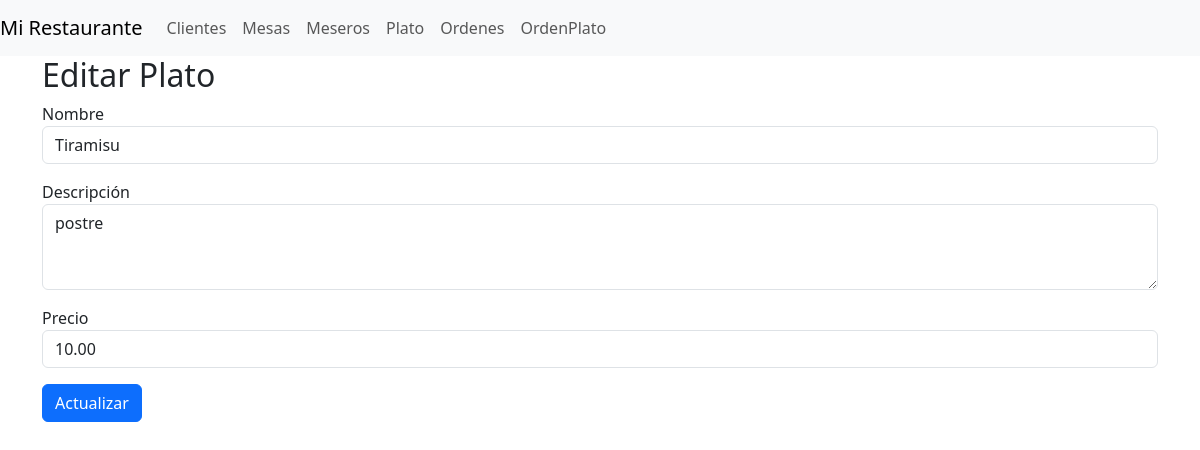
/restaurante/platos/update/1/, run on the app's committed database.
### restaurante/models/plato.py (models this page shows, shortened)
class Plato(models.Model):
    nombre = models.CharField(max_length=100)
    descripcion = models.TextField()
    precio = models.DecimalField(max_digits=8, decimal_places=2)

### restaurante/views/plato_views.py (the view)
# urls.py: path('platos/update/<int:id>/', views.platos_update, name='platos_update'),
def platos_update(request, id):
    plato = Plato.objects.get(id=id)
    if request.method == "POST":
        plato.nombre = request.POST.get("nombre")
        plato.descripcion = request.POST.get("descripcion")
        plato.precio = request.POST.get("precio")
        plato.save()
        return redirect("platos")
    return render(request, "restaurante/platos/form.html", {"plato": plato})

### templates/restaurante/platos/form.html (shortened to what this page needs)
{% extends 'restaurante/base.html' %}
    {% block content %}
        <div class="container">
            <h2>{% if plato %}Editar Plato{% else %}Crear Plato{% endif %}</h2>
            <form method="post">
                <div class="form-group mb-3">
                    <label for="nombre">Nombre</label>
                    <input type="text" class="form-control" id="nombre" name="nombre" value="{% if plato %}{{ plato.nombre }}{% endif %}" required>
                </div>
                <div class="form-group mb-3">
                    <label for="descripcion">Descripción</label>
                    <textarea class="form-control" id="descripcion" name="descripcion" rows="3" required>{% if plato %}{{ plato.descripcion }}{% endif %}</textarea>
                </div>
                <div class="form-group mb-3">
                    <label for="precio">Precio</label>
                    <input type="number" step="0.01" class="form-control" id="precio" name="precio" value="{% if plato %}{{ plato.precio }}{% endif %}" required>
                </div>
                <button type="submit" class="btn btn-primary">{% if plato %}Actualizar{% else %}Crear{% endif %}</button>
            </form>
        </div>
    {% endblock %}

### data on the page
Plato: nombre "Tiramisu", descripcion "postre", precio "10.00"
